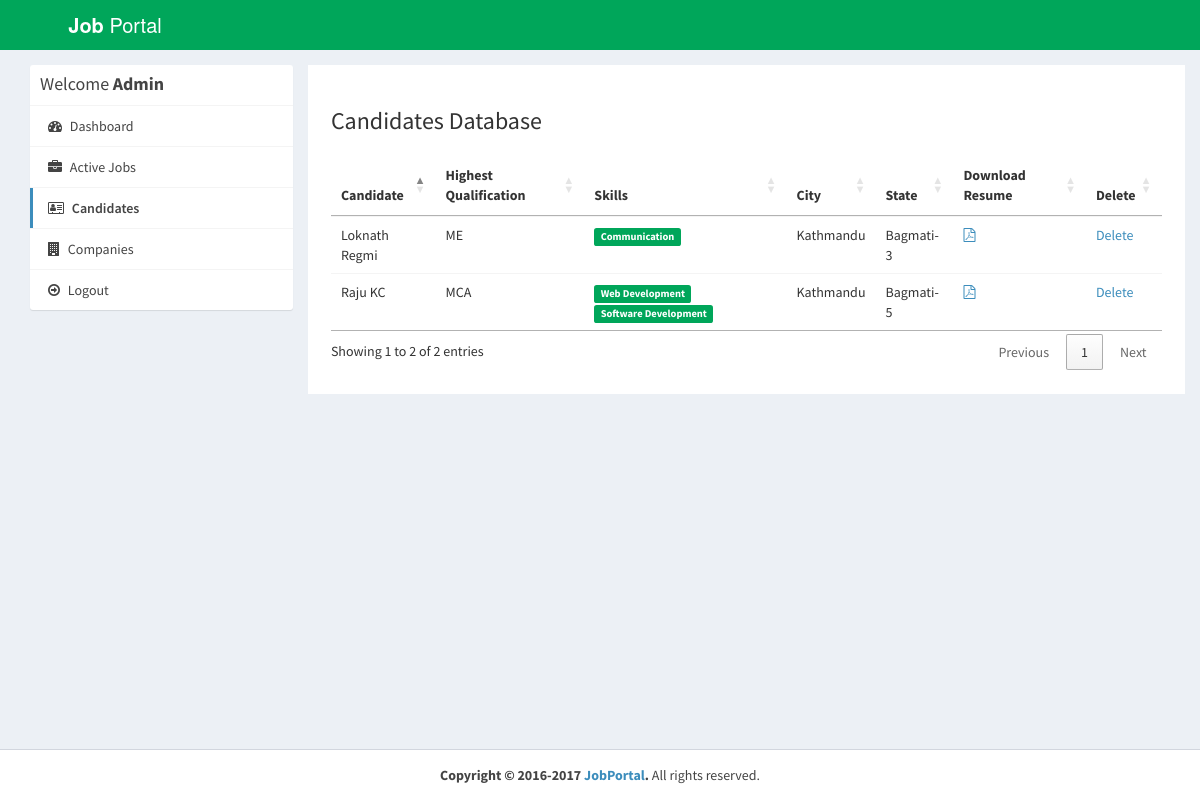
Page /admin/applications.php (signed in) on the committed database.
### tables this page shows
CREATE TABLE IF NOT EXISTS `users` (
  `id_user` int(11) NOT NULL AUTO_INCREMENT,
  `firstname` varchar(255) NOT NULL,
  `lastname` varchar(255) NOT NULL,
  `email` varchar(255) NOT NULL,
  `password` varchar(255) NOT NULL,
  `address` text,
  `city` varchar(255) DEFAULT NULL,
  `state` varchar(255) DEFAULT NULL,
  `contactno` varchar(255) DEFAULT NULL,
  `qualification` varchar(255) DEFAULT NULL,
  `stream` varchar(255) DEFAULT NULL,
  `passingyear` varchar(255) DEFAULT NULL,
  `dob` varchar(255) DEFAULT NULL,
  `age` varchar(255) DEFAULT NULL,
  `designation` varchar(255) DEFAULT NULL,
  `resume` varchar(255) DEFAULT NULL,
  `hash` varchar(255) DEFAULT NULL,
  `active` int(11) NOT NULL DEFAULT '0',
  `aboutme` text,
  `skills` text,
  PRIMARY KEY (`id_user`),
  UNIQUE KEY `email` (`email`)
);

### admin/applications.php (the view, shortened to what this page needs)
<?php
require_once("../db.php");
?>
<!DOCTYPE html>
<html>
<head>
  <link rel="stylesheet" href="https://cdnjs.cloudflare.com/ajax/libs/twitter-bootstrap/3.3.7/css/bootstrap.min.css">
  <link rel="stylesheet" href="https://cdnjs.cloudflare.com/ajax/libs/font-awesome/4.7.0/css/font-awesome.min.css">
  <link rel="stylesheet" href="https://cdnjs.cloudflare.com/ajax/libs/ionicons/2.0.1/css/ionicons.min.css">
  <link rel="stylesheet" href="https://cdn.datatables.net/1.10.15/css/jquery.dataTables.min.css">
  <link rel="stylesheet" href="../css/AdminLTE.min.css">
  <link rel="stylesheet" href="../css/_all-skins.min.css">
  <link rel="stylesheet" href="../css/custom.css">
</head>
<body class="hold-transition skin-green sidebar-mini">
<div class="wrapper">
  <header class="main-header">
    <a href="index.php" class="logo logo-bg">
      <span class="logo-lg"><b>Job</b> Portal</span>
    </a>
    <nav class="navbar navbar-static-top">
    </nav>
  </header>
  <div class="content-wrapper" style="margin-left: 0px;">
    <section id="candidates" class="content-header">
      <div class="container">
        <div class="row">
          <div class="col-md-3">
            <div class="box box-solid">
              <div class="box-header with-border">
                <h3 class="box-title">Welcome <b>Admin</b></h3>
              </div>
              <div class="box-body no-padding">
                <ul class="nav nav-pills nav-stacked">
                  <li><a href="dashboard.php"><i class="fa fa-dashboard"></i> Dashboard</a></li>
                  <li><a href="active-jobs.php"><i class="fa fa-briefcase"></i> Active Jobs</a></li>
                  <li class="active"><a href="applications.php"><i class="fa fa-address-card-o"></i> Candidates</a></li>
                  <li><a href="companies.php"><i class="fa fa-building"></i> Companies</a></li>
                  <li><a href="../logout.php"><i class="fa fa-arrow-circle-o-right"></i> Logout</a></li>
                </ul>
              </div>
            </div>
          </div>
          <div class="col-md-9 bg-white padding-2">
            <h3>Candidates Database</h3>
            <div class="row margin-top-20">
              <div class="col-md-12">
                <div class="box-body table-responsive no-padding">
                  <table id="example2" class="table table-hover">
                    <thead>
                      <th>Candidate</th>
                      <th>Highest Qualification</th>
                      <th>Skills</th>
                      <th>City</th>
                      <th>State</th>
                      <th>Download Resume</th>
                      <th>Delete</th>
                    </thead>
                    <tbody>
                      <?php
                       $sql = "SELECT * FROM users";
                            $result = $conn->query($sql);
                            if($result->num_rows > 0) {
                              while($row = $result->fetch_assoc())
                              {
                                $skills = $row['skills'];
                                $skills = explode(',', $skills);
                      ?>
                      <tr>
                        <td><?php echo $row['firstname'].' '.$row['lastname']; ?></td>
                        <td><?php echo $row['qualification']; ?></td>
                        <td>
                          <?php
                          foreach ($skills as $value) {
                            echo ' <span class="label label-success">'.$value.'</span>';
                          }
                          ?>
                        </td>
                        <td><?php echo $row['city']; ?></td>
                        <td><?php echo $row['state']; ?></td>
                        <?php if($row['resume'] != '') { ?>
                        <td><a href="../uploads/resume/<?php echo $row['resume']; ?>" download="<?php echo $row['firstname'].' Resume'; ?>"><i class="fa fa-file-pdf-o"></i></a></td>
                        <?php } else { ?>
                        <td>No Resume Uploaded</td>
                        <?php } ?>
                        <td><a href="delete-application.php?id=<?php echo $row['id_user']; ?>">Delete</a></td>
                      </tr>
                      <?php
                        }
                      }
                      ?>
                    </tbody>
                  </table>
                </div>
              </div>
            </div>
          </div>
        </div>
      </div>
    </section>
  </div>
  <footer class="main-footer" style="margin-left: 0px;">
    <div class="text-center">
      <strong>Copyright &copy; 2016-2017 <a href="learningfromscratch.online">JobPortal</a>.</strong> All rights
    reserved.
    </div>
  </footer>
</div>
</body>
</html>

### css/custom.css (style rules this page uses)
.logo-bg { background-color: #00A65A !important; }
.margin-top-20 { margin-top: 20px; }
.padding-2 { padding: 2%; }
.bg-white { background-color: #fff; }

### rows in the picture
users: firstname "Raju", lastname "KC", qualification "MCA", skills "Web Development", skills "Software Development", city "Kathmandu", state "Bagmati-5"
users: firstname "Loknath", lastname "Regmi", qualification "ME", skills "Communication", city "Kathmandu", state "Bagmati-3"
